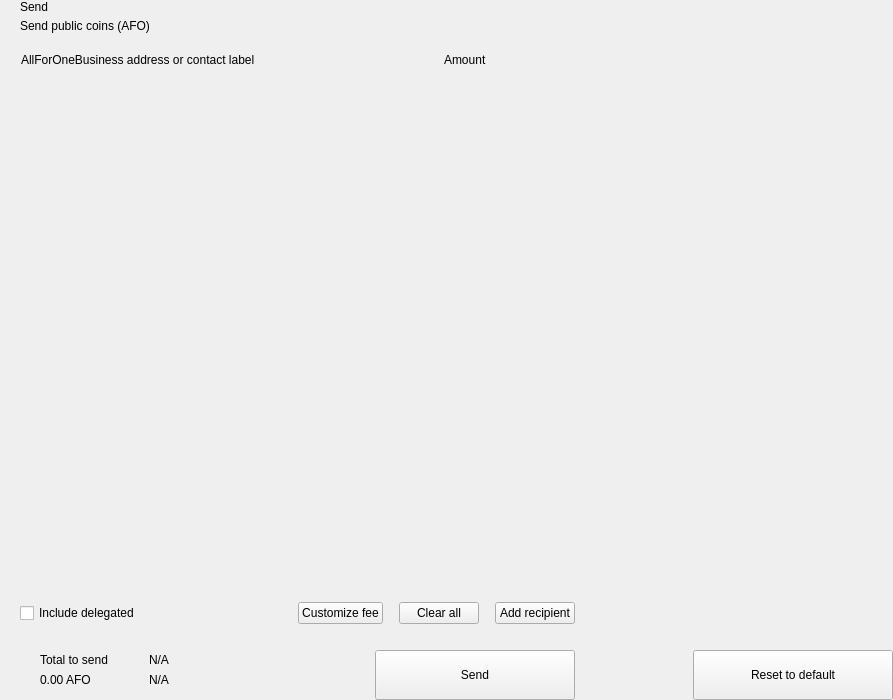
<?xml version="1.0" encoding="UTF-8"?>
<ui version="4.0">
 <class>send</class>
 <widget class="QWidget" name="send">
  <property name="geometry">
   <rect>
    <x>0</x>
    <y>0</y>
    <width>893</width>
    <height>700</height>
   </rect>
  </property>
  <property name="windowTitle">
   <string>Form</string>
  </property>
  <layout class="QHBoxLayout" name="horizontalLayout_2" stretch="2,1">
   <property name="spacing">
    <number>0</number>
   </property>
   <property name="leftMargin">
    <number>0</number>
   </property>
   <property name="topMargin">
    <number>0</number>
   </property>
   <property name="rightMargin">
    <number>0</number>
   </property>
   <property name="bottomMargin">
    <number>0</number>
   </property>
   <item>
    <widget class="QWidget" name="left" native="true">
     <layout class="QVBoxLayout" name="verticalLayout_3">
      <property name="spacing">
       <number>0</number>
      </property>
      <property name="leftMargin">
       <number>0</number>
      </property>
      <property name="topMargin">
       <number>0</number>
      </property>
      <property name="rightMargin">
       <number>0</number>
      </property>
      <property name="bottomMargin">
       <number>0</number>
      </property>
      <item>
       <layout class="QVBoxLayout" name="verticalLayout_22" stretch="0,0,0,1,0,0,0,0">
        <property name="spacing">
         <number>0</number>
        </property>
        <item>
         <layout class="QHBoxLayout" name="horizontalLayout_3">
          <property name="spacing">
           <number>0</number>
          </property>
          <property name="leftMargin">
           <number>20</number>
          </property>
          <property name="rightMargin">
           <number>20</number>
          </property>
          <item>
           <layout class="QVBoxLayout" name="verticalLayout">
            <property name="spacing">
             <number>5</number>
            </property>
            <item>
             <widget class="QLabel" name="labelTitle">
              <property name="text">
               <string>Send</string>
              </property>
              <property name="alignment">
               <set>Qt::AlignLeading|Qt::AlignLeft|Qt::AlignVCenter</set>
              </property>
             </widget>
            </item>
            <item>
             <widget class="QLabel" name="labelSubtitle1">
              <property name="text">
               <string>Send public coins (AFO)</string>
              </property>
             </widget>
            </item>
           </layout>
          </item>
          <item>
           <spacer name="horizontalSpacer">
            <property name="orientation">
             <enum>Qt::Horizontal</enum>
            </property>
            <property name="sizeHint" stdset="0">
             <size>
              <width>40</width>
              <height>20</height>
             </size>
            </property>
           </spacer>
          </item>
         </layout>
        </item>
        <item>
         <spacer name="verticalSpacer_2">
          <property name="orientation">
           <enum>Qt::Vertical</enum>
          </property>
          <property name="sizeType">
           <enum>QSizePolicy::Fixed</enum>
          </property>
          <property name="sizeHint" stdset="0">
           <size>
            <width>20</width>
            <height>20</height>
           </size>
          </property>
         </spacer>
        </item>
        <item>
         <layout class="QHBoxLayout" name="horizontalLayout" stretch="6,0,2">
          <property name="spacing">
           <number>0</number>
          </property>
          <property name="leftMargin">
           <number>10</number>
          </property>
          <property name="topMargin">
           <number>0</number>
          </property>
          <property name="rightMargin">
           <number>20</number>
          </property>
          <property name="bottomMargin">
           <number>0</number>
          </property>
          <item>
           <widget class="QLabel" name="labelSubtitleAddress">
            <property name="styleSheet">
             <string notr="true">margin-left:8px;</string>
            </property>
            <property name="text">
             <string>AllForOneBusiness address or contact label</string>
            </property>
           </widget>
          </item>
          <item>
           <spacer name="horizontalSpacer_3">
            <property name="orientation">
             <enum>Qt::Horizontal</enum>
            </property>
            <property name="sizeType">
             <enum>QSizePolicy::Fixed</enum>
            </property>
            <property name="sizeHint" stdset="0">
             <size>
              <width>40</width>
              <height>1</height>
             </size>
            </property>
           </spacer>
          </item>
          <item>
           <widget class="QLabel" name="labelSubtitleAmount">
            <property name="text">
             <string>Amount</string>
            </property>
           </widget>
          </item>
         </layout>
        </item>
        <item>
         <widget class="QScrollArea" name="scrollArea">
          <property name="minimumSize">
           <size>
            <width>0</width>
            <height>350</height>
           </size>
          </property>
          <property name="styleSheet">
           <string notr="true">#scrollArea {
            background:transparent;
            margin-top:10px;
}</string>
          </property>
          <property name="horizontalScrollBarPolicy">
           <enum>Qt::ScrollBarAlwaysOff</enum>
          </property>
          <property name="sizeAdjustPolicy">
           <enum>QAbstractScrollArea::AdjustIgnored</enum>
          </property>
          <property name="widgetResizable">
           <bool>true</bool>
          </property>
          <property name="alignment">
           <set>Qt::AlignLeading|Qt::AlignLeft|Qt::AlignTop</set>
          </property>
          <widget class="QWidget" name="scrollAreaWidgetContents">
           <property name="geometry">
            <rect>
             <x>0</x>
             <y>0</y>
             <width>591</width>
             <height>16</height>
            </rect>
           </property>
           <property name="sizePolicy">
            <sizepolicy hsizetype="Preferred" vsizetype="Maximum">
             <horstretch>0</horstretch>
             <verstretch>0</verstretch>
            </sizepolicy>
           </property>
           <property name="autoFillBackground">
            <bool>false</bool>
           </property>
           <property name="styleSheet">
            <string notr="true">#scrollAreaWidgetContents {
             background:transparent;
             }</string>
           </property>
           <layout class="QVBoxLayout" name="verticalLayout_7">
            <property name="spacing">
             <number>0</number>
            </property>
            <property name="sizeConstraint">
             <enum>QLayout::SetDefaultConstraint</enum>
            </property>
            <property name="leftMargin">
             <number>0</number>
            </property>
            <property name="topMargin">
             <number>0</number>
            </property>
            <property name="rightMargin">
             <number>0</number>
            </property>
            <property name="bottomMargin">
             <number>0</number>
            </property>
           </layout>
          </widget>
         </widget>
        </item>
        <item>
         <spacer name="verticalSpacer_4">
          <property name="orientation">
           <enum>Qt::Vertical</enum>
          </property>
          <property name="sizeType">
           <enum>QSizePolicy::Fixed</enum>
          </property>
          <property name="sizeHint" stdset="0">
           <size>
            <width>20</width>
            <height>20</height>
           </size>
          </property>
         </spacer>
        </item>
        <item>
         <layout class="QHBoxLayout" name="horizontalLayout_20">
          <property name="spacing">
           <number>6</number>
          </property>
          <property name="leftMargin">
           <number>20</number>
          </property>
          <property name="rightMargin">
           <number>20</number>
          </property>
          <item>
           <widget class="QCheckBox" name="checkBoxDelegations">
            <property name="layoutDirection">
             <enum>Qt::LeftToRight</enum>
            </property>
            <property name="text">
             <string>Include delegated</string>
            </property>
           </widget>
          </item>
          <item>
           <spacer name="horizontalSpacer_4">
            <property name="orientation">
             <enum>Qt::Horizontal</enum>
            </property>
            <property name="sizeHint" stdset="0">
             <size>
              <width>10</width>
              <height>20</height>
             </size>
            </property>
           </spacer>
          </item>
          <item>
           <widget class="QPushButton" name="pushButtonFee">
            <property name="focusPolicy">
             <enum>Qt::NoFocus</enum>
            </property>
            <property name="text">
             <string>Customize fee</string>
            </property>
           </widget>
          </item>
          <item>
           <spacer name="horizontalSpacer_11">
            <property name="orientation">
             <enum>Qt::Horizontal</enum>
            </property>
            <property name="sizeType">
             <enum>QSizePolicy::Minimum</enum>
            </property>
            <property name="sizeHint" stdset="0">
             <size>
              <width>10</width>
              <height>20</height>
             </size>
            </property>
           </spacer>
          </item>
          <item>
           <widget class="QPushButton" name="pushButtonClear">
            <property name="focusPolicy">
             <enum>Qt::NoFocus</enum>
            </property>
            <property name="layoutDirection">
             <enum>Qt::RightToLeft</enum>
            </property>
            <property name="text">
             <string>Clear all</string>
            </property>
           </widget>
          </item>
          <item>
           <spacer name="horizontalSpacer_6">
            <property name="orientation">
             <enum>Qt::Horizontal</enum>
            </property>
            <property name="sizeType">
             <enum>QSizePolicy::Fixed</enum>
            </property>
            <property name="sizeHint" stdset="0">
             <size>
              <width>10</width>
              <height>20</height>
             </size>
            </property>
           </spacer>
          </item>
          <item>
           <widget class="QPushButton" name="pushButtonAddRecipient">
            <property name="focusPolicy">
             <enum>Qt::NoFocus</enum>
            </property>
            <property name="text">
             <string>Add recipient</string>
            </property>
           </widget>
          </item>
         </layout>
        </item>
        <item>
         <spacer name="verticalSpacer">
          <property name="orientation">
           <enum>Qt::Vertical</enum>
          </property>
          <property name="sizeType">
           <enum>QSizePolicy::Fixed</enum>
          </property>
          <property name="sizeHint" stdset="0">
           <size>
            <width>20</width>
            <height>16</height>
           </size>
          </property>
         </spacer>
        </item>
        <item>
         <layout class="QHBoxLayout" name="horizontalLayout_7">
          <property name="rightMargin">
           <number>20</number>
          </property>
          <item>
           <layout class="QHBoxLayout" name="horizontalLayout_10">
            <property name="spacing">
             <number>0</number>
            </property>
            <property name="leftMargin">
             <number>8</number>
            </property>
            <item>
             <widget class="QStackedWidget" name="stackedWidget">
              <property name="minimumSize">
               <size>
                <width>0</width>
                <height>60</height>
               </size>
              </property>
              <property name="maximumSize">
               <size>
                <width>16777215</width>
                <height>60</height>
               </size>
              </property>
              <widget class="QWidget" name="page1">
               <layout class="QVBoxLayout" name="verticalLayout_71" stretch="0">
                <property name="spacing">
                 <number>6</number>
                </property>
                <property name="leftMargin">
                 <number>12</number>
                </property>
                <property name="topMargin">
                 <number>0</number>
                </property>
                <property name="rightMargin">
                 <number>0</number>
                </property>
                <property name="bottomMargin">
                 <number>0</number>
                </property>
                <item>
                 <widget class="QWidget" name="coinWidget" native="true">
                  <property name="minimumSize">
                   <size>
                    <width>0</width>
                    <height>60</height>
                   </size>
                  </property>
                  <property name="maximumSize">
                   <size>
                    <width>16777215</width>
                    <height>60</height>
                   </size>
                  </property>
                  <layout class="QHBoxLayout" name="horizontalLayout_9">
                   <property name="spacing">
                    <number>0</number>
                   </property>
                   <property name="leftMargin">
                    <number>20</number>
                   </property>
                   <property name="topMargin">
                    <number>10</number>
                   </property>
                   <property name="rightMargin">
                    <number>20</number>
                   </property>
                   <property name="bottomMargin">
                    <number>10</number>
                   </property>
                   <item>
                    <layout class="QVBoxLayout" name="verticalSend">
                     <property name="spacing">
                      <number>0</number>
                     </property>
                     <item>
                      <widget class="QLabel" name="labelTitleTotalSend">
                       <property name="text">
                        <string>Total to send</string>
                       </property>
                      </widget>
                     </item>
                     <item>
                      <widget class="QLabel" name="labelAmountSend">
                       <property name="text">
                        <string notr="true">0.00 AFO</string>
                       </property>
                      </widget>
                     </item>
                    </layout>
                   </item>
                   <item>
                    <spacer name="horizontalSpacer_9">
                     <property name="orientation">
                      <enum>Qt::Horizontal</enum>
                     </property>
                     <property name="sizeType">
                      <enum>QSizePolicy::Fixed</enum>
                     </property>
                     <property name="sizeHint" stdset="0">
                      <size>
                       <width>20</width>
                       <height>20</height>
                      </size>
                     </property>
                    </spacer>
                   </item>
                   <item>
                    <widget class="QLabel" name="labelLine">
                     <property name="minimumSize">
                      <size>
                       <width>1</width>
                       <height>0</height>
                      </size>
                     </property>
                     <property name="maximumSize">
                      <size>
                       <width>1</width>
                       <height>16777215</height>
                      </size>
                     </property>
                     <property name="text">
                      <string/>
                     </property>
                    </widget>
                   </item>
                   <item>
                    <spacer name="horizontalSpacer_10">
                     <property name="orientation">
                      <enum>Qt::Horizontal</enum>
                     </property>
                     <property name="sizeType">
                      <enum>QSizePolicy::Fixed</enum>
                     </property>
                     <property name="sizeHint" stdset="0">
                      <size>
                       <width>20</width>
                       <height>20</height>
                      </size>
                     </property>
                    </spacer>
                   </item>
                   <item>
                    <layout class="QVBoxLayout" name="verticalRemaining">
                     <property name="spacing">
                      <number>0</number>
                     </property>
                     <item>
                      <widget class="QLabel" name="labelTitleTotalRemaining">
                       <property name="text">
                        <string notr="true">N/A</string>
                       </property>
                      </widget>
                     </item>
                     <item>
                      <widget class="QLabel" name="labelAmountRemaining">
                       <property name="text">
                        <string notr="true">N/A</string>
                       </property>
                      </widget>
                     </item>
                    </layout>
                   </item>
                  </layout>
                 </widget>
                </item>
               </layout>
              </widget>
              <widget class="QWidget" name="page_2"/>
             </widget>
            </item>
           </layout>
          </item>
          <item>
           <spacer name="horizontalSpacer_5">
            <property name="orientation">
             <enum>Qt::Horizontal</enum>
            </property>
            <property name="sizeType">
             <enum>QSizePolicy::Expanding</enum>
            </property>
            <property name="sizeHint" stdset="0">
             <size>
              <width>40</width>
              <height>20</height>
             </size>
            </property>
           </spacer>
          </item>
          <item alignment="Qt::AlignBottom">
           <widget class="QPushButton" name="pushButtonSave">
            <property name="minimumSize">
             <size>
              <width>200</width>
              <height>50</height>
             </size>
            </property>
            <property name="maximumSize">
             <size>
              <width>200</width>
              <height>50</height>
             </size>
            </property>
            <property name="focusPolicy">
             <enum>Qt::NoFocus</enum>
            </property>
            <property name="text">
             <string>Send</string>
            </property>
           </widget>
          </item>
         </layout>
        </item>
       </layout>
      </item>
     </layout>
    </widget>
   </item>
   <item>
    <widget class="QWidget" name="right" native="true">
     <layout class="QVBoxLayout" name="verticalLayout_5">
      <property name="leftMargin">
       <number>0</number>
      </property>
      <property name="topMargin">
       <number>0</number>
      </property>
      <property name="rightMargin">
       <number>0</number>
      </property>
      <property name="bottomMargin">
       <number>0</number>
      </property>
      <item>
       <layout class="QVBoxLayout" name="verticalLayout_4">
        <property name="spacing">
         <number>6</number>
        </property>
        <item>
         <widget class="OptionButton" name="btnCoinControl" native="true">
          <property name="minimumSize">
           <size>
            <width>0</width>
            <height>50</height>
           </size>
          </property>
         </widget>
        </item>
        <item>
         <widget class="OptionButton" name="btnChangeAddress" native="true">
          <property name="minimumSize">
           <size>
            <width>0</width>
            <height>50</height>
           </size>
          </property>
         </widget>
        </item>
        <item>
         <widget class="OptionButton" name="btnUri" native="true">
          <property name="minimumSize">
           <size>
            <width>0</width>
            <height>50</height>
           </size>
          </property>
         </widget>
        </item>
        <item>
         <spacer name="verticalSpacer_5">
          <property name="orientation">
           <enum>Qt::Vertical</enum>
          </property>
          <property name="sizeHint" stdset="0">
           <size>
            <width>20</width>
            <height>40</height>
           </size>
          </property>
         </spacer>
        </item>
        <item>
         <layout class="QHBoxLayout" name="horizontalLayout_8">
          <item>
           <spacer name="horizontalSpacer_7">
            <property name="orientation">
             <enum>Qt::Horizontal</enum>
            </property>
            <property name="sizeHint" stdset="0">
             <size>
              <width>40</width>
              <height>20</height>
             </size>
            </property>
           </spacer>
          </item>
          <item>
           <widget class="QPushButton" name="pushButtonReset">
            <property name="minimumSize">
             <size>
              <width>200</width>
              <height>50</height>
             </size>
            </property>
            <property name="maximumSize">
             <size>
              <width>200</width>
              <height>50</height>
             </size>
            </property>
            <property name="focusPolicy">
             <enum>Qt::NoFocus</enum>
            </property>
            <property name="text">
             <string>Reset to default</string>
            </property>
           </widget>
          </item>
         </layout>
        </item>
       </layout>
      </item>
     </layout>
    </widget>
   </item>
  </layout>
 </widget>
 <customwidgets>
  <customwidget>
   <class>OptionButton</class>
   <extends>QWidget</extends>
   <header>qt/allforonebusiness/optionbutton.h</header>
   <container>1</container>
  </customwidget>
 </customwidgets>
 <resources/>
 <connections/>
</ui>
